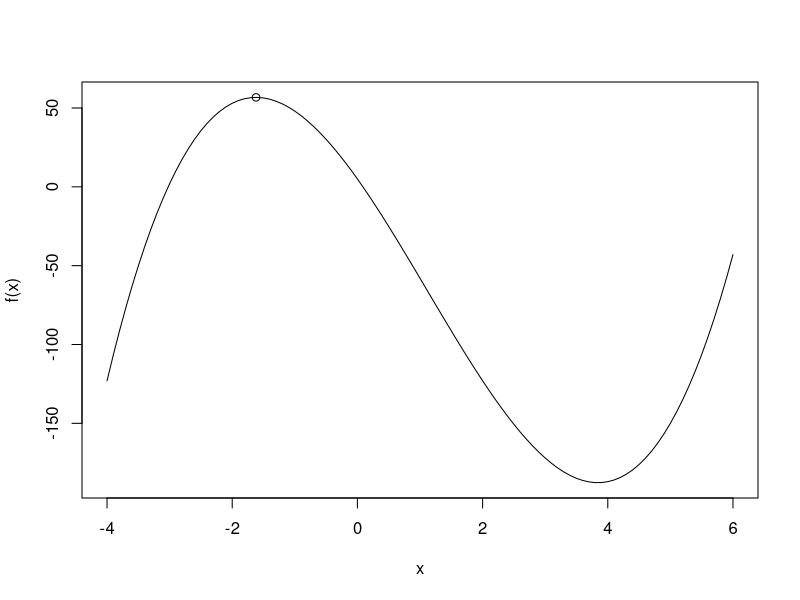

Write the R code that produced this figure.
# 3.2 Programming Algorithms
# This section concerns translating pseudo-code and written algorithms into
# code. This approach to programming is particulary helpful because all it 
# requires is a clear step-by-step understanding of the procedure and 
# implementation easily follows.


#----------------------------------------------------------------------------
# Newton-Raphson optimisation algorithm: 
# Reference: https://www.cup.uni-muenchen.de/ch/compchem/geom/nr.html
# Univariate case:

# An example: Find the maximum of 
# f(x) = 3x^3 - 10x^2 - 56x + 5 over the interval (-4,6)
f = function(x) 3*x^3 - 10*x^2 -56*x +5
curve(f,-4,6)

# first and second derivatives (f prime and f prime prime):
fp = function(x) 9*x^2 -20*x - 56
fpp = function(x) 18*x - 20

# code the algorithm:
x1=x0=k=0
tol=1e-07
dev = 10
while(abs(dev)>tol){
  k = k+1
  x0=x1
  x1 = x0 - (fp(x0)/fpp(x0))
  dev = x1-x0
}
#
x1-x0 # difference at covergence
# Let us print out the results
cat("The maximum is ", x0,"at f(x) = ", f(x0), "after k = ",k," iterations.")
points(x0,f(x0)) # mark the maximum

# Can you modify the above code to find the minimum
#----------------------------------------------------------------------------










